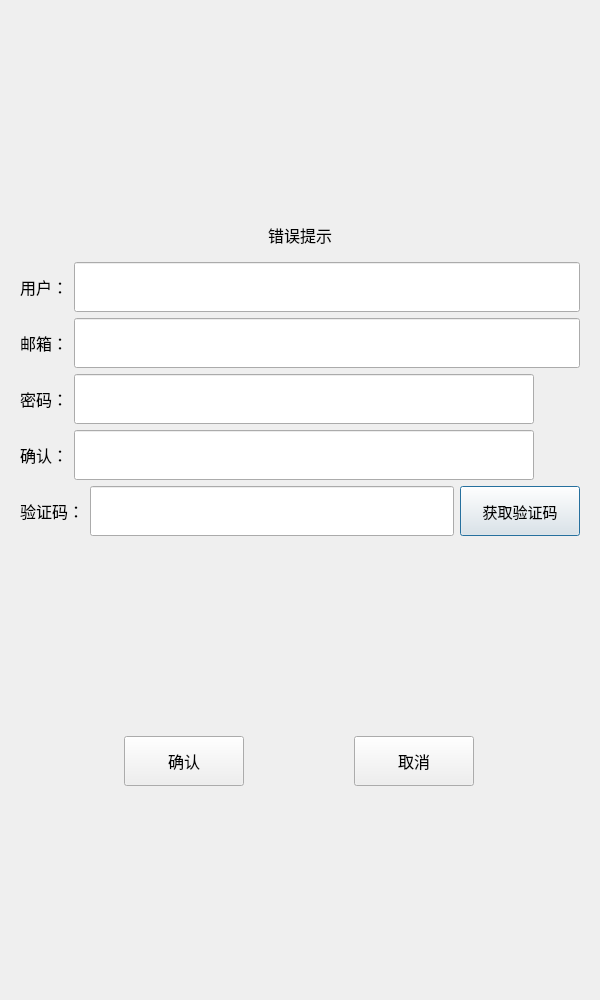
<?xml version="1.0" encoding="UTF-8"?>
<ui version="4.0">
 <class>RegisterDialog</class>
 <widget class="QDialog" name="RegisterDialog">
  <property name="geometry">
   <rect>
    <x>0</x>
    <y>0</y>
    <width>600</width>
    <height>1000</height>
   </rect>
  </property>
  <property name="minimumSize">
   <size>
    <width>600</width>
    <height>1000</height>
   </size>
  </property>
  <property name="maximumSize">
   <size>
    <width>600</width>
    <height>1000</height>
   </size>
  </property>
  <property name="windowTitle">
   <string>Dialog</string>
  </property>
  <layout class="QVBoxLayout" name="verticalLayout_2">
   <item>
    <layout class="QVBoxLayout" name="verticalLayout">
     <item>
      <widget class="QStackedWidget" name="stackedWidget">
       <property name="currentIndex">
        <number>0</number>
       </property>
       <widget class="QWidget" name="page">
        <layout class="QVBoxLayout" name="verticalLayout_3">
         <item>
          <spacer name="verticalSpacer">
           <property name="orientation">
            <enum>Qt::Vertical</enum>
           </property>
           <property name="sizeHint" stdset="0">
            <size>
             <width>20</width>
             <height>40</height>
            </size>
           </property>
          </spacer>
         </item>
         <item>
          <widget class="QWidget" name="widget" native="true">
           <layout class="QVBoxLayout" name="verticalLayout_4">
            <item>
             <widget class="QLabel" name="err_tip">
              <property name="font">
               <font>
                <family>Agency FB</family>
                <pointsize>12</pointsize>
               </font>
              </property>
              <property name="text">
               <string>错误提示</string>
              </property>
              <property name="alignment">
               <set>Qt::AlignCenter</set>
              </property>
             </widget>
            </item>
           </layout>
          </widget>
         </item>
         <item>
          <layout class="QHBoxLayout" name="horizontalLayout">
           <item>
            <widget class="QLabel" name="user_label">
             <property name="minimumSize">
              <size>
               <width>0</width>
               <height>25</height>
              </size>
             </property>
             <property name="maximumSize">
              <size>
               <width>16777215</width>
               <height>25</height>
              </size>
             </property>
             <property name="font">
              <font>
               <family>Agency FB</family>
               <pointsize>12</pointsize>
              </font>
             </property>
             <property name="text">
              <string>用户：</string>
             </property>
            </widget>
           </item>
           <item>
            <widget class="QLineEdit" name="user_edit">
             <property name="minimumSize">
              <size>
               <width>0</width>
               <height>50</height>
              </size>
             </property>
             <property name="maximumSize">
              <size>
               <width>16777215</width>
               <height>50</height>
              </size>
             </property>
             <property name="font">
              <font>
               <family>Arial</family>
               <pointsize>12</pointsize>
              </font>
             </property>
            </widget>
           </item>
          </layout>
         </item>
         <item>
          <layout class="QHBoxLayout" name="horizontalLayout_2">
           <item>
            <widget class="QLabel" name="email_label">
             <property name="minimumSize">
              <size>
               <width>0</width>
               <height>25</height>
              </size>
             </property>
             <property name="maximumSize">
              <size>
               <width>16777215</width>
               <height>25</height>
              </size>
             </property>
             <property name="font">
              <font>
               <family>Agency FB</family>
               <pointsize>12</pointsize>
              </font>
             </property>
             <property name="text">
              <string>邮箱：</string>
             </property>
            </widget>
           </item>
           <item>
            <widget class="QLineEdit" name="email_edit">
             <property name="minimumSize">
              <size>
               <width>0</width>
               <height>50</height>
              </size>
             </property>
             <property name="maximumSize">
              <size>
               <width>16777215</width>
               <height>50</height>
              </size>
             </property>
             <property name="font">
              <font>
               <family>Arial</family>
               <pointsize>12</pointsize>
              </font>
             </property>
            </widget>
           </item>
          </layout>
         </item>
         <item>
          <layout class="QHBoxLayout" name="horizontalLayout_3">
           <item>
            <widget class="QLabel" name="pass_label">
             <property name="minimumSize">
              <size>
               <width>0</width>
               <height>25</height>
              </size>
             </property>
             <property name="maximumSize">
              <size>
               <width>16777215</width>
               <height>25</height>
              </size>
             </property>
             <property name="font">
              <font>
               <family>Agency FB</family>
               <pointsize>12</pointsize>
              </font>
             </property>
             <property name="text">
              <string>密码：</string>
             </property>
            </widget>
           </item>
           <item>
            <widget class="QLineEdit" name="pass_edit">
             <property name="minimumSize">
              <size>
               <width>0</width>
               <height>50</height>
              </size>
             </property>
             <property name="maximumSize">
              <size>
               <width>16777215</width>
               <height>50</height>
              </size>
             </property>
             <property name="font">
              <font>
               <family>Arial</family>
               <pointsize>12</pointsize>
              </font>
             </property>
            </widget>
           </item>
           <item>
            <widget class="ClickedLabel" name="pass_visible">
             <property name="minimumSize">
              <size>
               <width>40</width>
               <height>40</height>
              </size>
             </property>
             <property name="maximumSize">
              <size>
               <width>40</width>
               <height>40</height>
              </size>
             </property>
             <property name="text">
              <string/>
             </property>
            </widget>
           </item>
          </layout>
         </item>
         <item>
          <layout class="QHBoxLayout" name="horizontalLayout_5">
           <item>
            <widget class="QLabel" name="confirm_label">
             <property name="minimumSize">
              <size>
               <width>0</width>
               <height>25</height>
              </size>
             </property>
             <property name="maximumSize">
              <size>
               <width>16777215</width>
               <height>25</height>
              </size>
             </property>
             <property name="font">
              <font>
               <family>Agency FB</family>
               <pointsize>12</pointsize>
              </font>
             </property>
             <property name="text">
              <string>确认：</string>
             </property>
            </widget>
           </item>
           <item>
            <widget class="QLineEdit" name="confirm_edit">
             <property name="minimumSize">
              <size>
               <width>0</width>
               <height>50</height>
              </size>
             </property>
             <property name="maximumSize">
              <size>
               <width>16777215</width>
               <height>50</height>
              </size>
             </property>
             <property name="font">
              <font>
               <family>Arial</family>
               <pointsize>12</pointsize>
              </font>
             </property>
            </widget>
           </item>
           <item>
            <widget class="ClickedLabel" name="confirm_visible">
             <property name="minimumSize">
              <size>
               <width>40</width>
               <height>40</height>
              </size>
             </property>
             <property name="maximumSize">
              <size>
               <width>40</width>
               <height>40</height>
              </size>
             </property>
             <property name="text">
              <string/>
             </property>
            </widget>
           </item>
          </layout>
         </item>
         <item>
          <layout class="QHBoxLayout" name="horizontalLayout_7">
           <item>
            <widget class="QLabel" name="verify_label">
             <property name="minimumSize">
              <size>
               <width>0</width>
               <height>25</height>
              </size>
             </property>
             <property name="maximumSize">
              <size>
               <width>16777215</width>
               <height>25</height>
              </size>
             </property>
             <property name="font">
              <font>
               <family>Agency FB</family>
               <pointsize>12</pointsize>
              </font>
             </property>
             <property name="text">
              <string>验证码：</string>
             </property>
            </widget>
           </item>
           <item>
            <widget class="QLineEdit" name="verify_edit">
             <property name="minimumSize">
              <size>
               <width>0</width>
               <height>50</height>
              </size>
             </property>
             <property name="maximumSize">
              <size>
               <width>16777215</width>
               <height>50</height>
              </size>
             </property>
             <property name="font">
              <font>
               <family>Arial</family>
               <pointsize>12</pointsize>
              </font>
             </property>
            </widget>
           </item>
           <item>
            <widget class="TimerBtn" name="get_code">
             <property name="minimumSize">
              <size>
               <width>120</width>
               <height>50</height>
              </size>
             </property>
             <property name="maximumSize">
              <size>
               <width>16777215</width>
               <height>50</height>
              </size>
             </property>
             <property name="font">
              <font>
               <family>Agency FB</family>
               <pointsize>11</pointsize>
              </font>
             </property>
             <property name="text">
              <string>获取验证码</string>
             </property>
            </widget>
           </item>
          </layout>
         </item>
         <item>
          <spacer name="verticalSpacer_2">
           <property name="orientation">
            <enum>Qt::Vertical</enum>
           </property>
           <property name="sizeHint" stdset="0">
            <size>
             <width>20</width>
             <height>40</height>
            </size>
           </property>
          </spacer>
         </item>
         <item>
          <layout class="QHBoxLayout" name="horizontalLayout_8">
           <item>
            <widget class="QPushButton" name="sure_btn">
             <property name="minimumSize">
              <size>
               <width>120</width>
               <height>50</height>
              </size>
             </property>
             <property name="maximumSize">
              <size>
               <width>100</width>
               <height>50</height>
              </size>
             </property>
             <property name="font">
              <font>
               <family>Agency FB</family>
               <pointsize>12</pointsize>
              </font>
             </property>
             <property name="text">
              <string>确认</string>
             </property>
            </widget>
           </item>
           <item>
            <widget class="QPushButton" name="cancel_btn">
             <property name="minimumSize">
              <size>
               <width>120</width>
               <height>50</height>
              </size>
             </property>
             <property name="maximumSize">
              <size>
               <width>120</width>
               <height>50</height>
              </size>
             </property>
             <property name="font">
              <font>
               <family>Agency FB</family>
               <pointsize>12</pointsize>
              </font>
             </property>
             <property name="text">
              <string>取消</string>
             </property>
            </widget>
           </item>
          </layout>
         </item>
         <item>
          <spacer name="verticalSpacer_3">
           <property name="orientation">
            <enum>Qt::Vertical</enum>
           </property>
           <property name="sizeHint" stdset="0">
            <size>
             <width>20</width>
             <height>40</height>
            </size>
           </property>
          </spacer>
         </item>
        </layout>
       </widget>
       <widget class="QWidget" name="page_2">
        <layout class="QVBoxLayout" name="verticalLayout_5">
         <item>
          <spacer name="verticalSpacer_4">
           <property name="orientation">
            <enum>Qt::Vertical</enum>
           </property>
           <property name="sizeHint" stdset="0">
            <size>
             <width>20</width>
             <height>40</height>
            </size>
           </property>
          </spacer>
         </item>
         <item>
          <widget class="QLabel" name="tip_lb">
           <property name="minimumSize">
            <size>
             <width>0</width>
             <height>50</height>
            </size>
           </property>
           <property name="maximumSize">
            <size>
             <width>16777215</width>
             <height>50</height>
            </size>
           </property>
           <property name="font">
            <font>
             <family>Arial</family>
             <pointsize>14</pointsize>
            </font>
           </property>
           <property name="text">
            <string>注册成功，5s后返回登录</string>
           </property>
           <property name="alignment">
            <set>Qt::AlignCenter</set>
           </property>
          </widget>
         </item>
         <item>
          <widget class="QLabel" name="tip2_lb">
           <property name="minimumSize">
            <size>
             <width>0</width>
             <height>50</height>
            </size>
           </property>
           <property name="maximumSize">
            <size>
             <width>16777215</width>
             <height>50</height>
            </size>
           </property>
           <property name="font">
            <font>
             <family>Arial</family>
             <pointsize>14</pointsize>
            </font>
           </property>
           <property name="text">
            <string>点击返回按钮直接返回登录界面</string>
           </property>
           <property name="alignment">
            <set>Qt::AlignCenter</set>
           </property>
          </widget>
         </item>
         <item>
          <spacer name="verticalSpacer_5">
           <property name="orientation">
            <enum>Qt::Vertical</enum>
           </property>
           <property name="sizeHint" stdset="0">
            <size>
             <width>20</width>
             <height>40</height>
            </size>
           </property>
          </spacer>
         </item>
         <item>
          <widget class="QWidget" name="widget_2" native="true">
           <layout class="QHBoxLayout" name="horizontalLayout_4">
            <item>
             <spacer name="horizontalSpacer">
              <property name="orientation">
               <enum>Qt::Horizontal</enum>
              </property>
              <property name="sizeHint" stdset="0">
               <size>
                <width>40</width>
                <height>20</height>
               </size>
              </property>
             </spacer>
            </item>
            <item>
             <widget class="QPushButton" name="return_btn">
              <property name="minimumSize">
               <size>
                <width>120</width>
                <height>50</height>
               </size>
              </property>
              <property name="maximumSize">
               <size>
                <width>120</width>
                <height>50</height>
               </size>
              </property>
              <property name="font">
               <font>
                <family>Arial</family>
                <pointsize>14</pointsize>
               </font>
              </property>
              <property name="text">
               <string>返回登录</string>
              </property>
             </widget>
            </item>
            <item>
             <spacer name="horizontalSpacer_2">
              <property name="orientation">
               <enum>Qt::Horizontal</enum>
              </property>
              <property name="sizeHint" stdset="0">
               <size>
                <width>40</width>
                <height>20</height>
               </size>
              </property>
             </spacer>
            </item>
           </layout>
          </widget>
         </item>
         <item>
          <spacer name="verticalSpacer_6">
           <property name="orientation">
            <enum>Qt::Vertical</enum>
           </property>
           <property name="sizeHint" stdset="0">
            <size>
             <width>20</width>
             <height>40</height>
            </size>
           </property>
          </spacer>
         </item>
        </layout>
       </widget>
      </widget>
     </item>
    </layout>
   </item>
  </layout>
 </widget>
 <customwidgets>
  <customwidget>
   <class>TimerBtn</class>
   <extends>QPushButton</extends>
   <header>timerbtn.h</header>
  </customwidget>
  <customwidget>
   <class>ClickedLabel</class>
   <extends>QLabel</extends>
   <header>clickedlabel.h</header>
  </customwidget>
 </customwidgets>
 <resources/>
 <connections/>
</ui>
